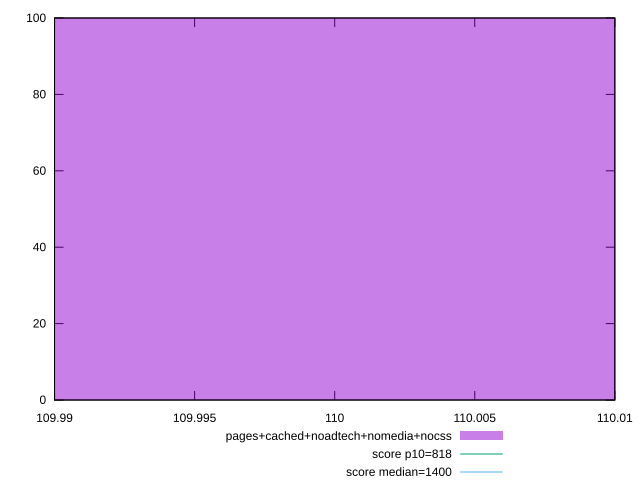

This chart was generated by the following gnuplot code:
reset

$pagesCachedNoadtechNomediaNocss <<EOF
110 100
EOF

set key outside below
set boxwidth 0.1
set xrange [109.99:110.01]
set yrange [0:100]
set trange [0:100]
set style fill transparent solid 0.5 noborder

set parametric
set terminal svg size 640, 490 enhanced background rgb 'white'
set output "report_00017_2021-02-10T15-08-03.406Z/dom-size/comparison/histogram/4_vs_5.svg"

plot $pagesCachedNoadtechNomediaNocss title "pages+cached+noadtech+nomedia+nocss" with boxes, \
     818,t title "score p10=818", \
     1400,t title "score median=1400"

reset
